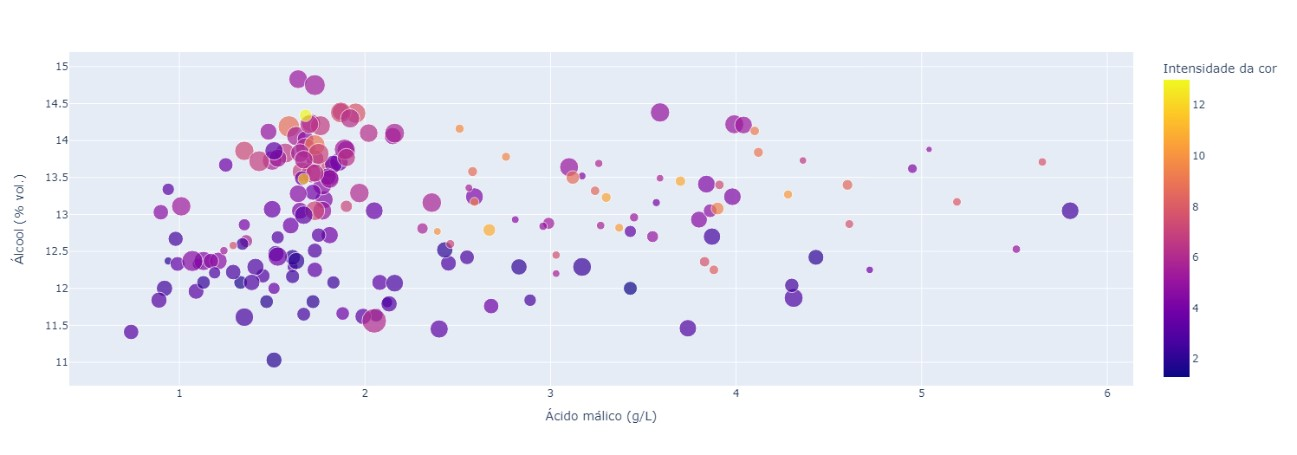

Reproduce this figure in Python.
import plotly.express as px
import pandas as pd

# Criando um DataFrame com os dados
df = pd.read_csv("wine.csv")

# Renomeando as colunas
df = df.rename(columns={
    "Alcohol": "Álcool",
    "Malic_acid": "Ácido málico",
    "Ash": "Cinzas",
    "Alcalinity_ash": "Alcalinidade das cinzas",
    "Total_phenols": "Fenóis totais",
    "Flavanoids": "Flavonoides",
    "Nonflavanoid_phenols": "Fenóis não flavonoides",
    "Color_intensity": "Intensidade da cor"})

# Gerando o gráfico de dispersão
fig = px.scatter(df, x="Ácido málico", y="Álcool", color="Intensidade da cor", size="Flavonoides",
                 labels={"Ácido málico": "Ácido málico (g/L)", "Álcool": "Álcool (% vol.)", 
                         "Intensidade da cor": "Intensidade da cor", "Flavonoides": "Flavonoides (mg/L)"})

# Exibindo o gráfico
fig.show()
